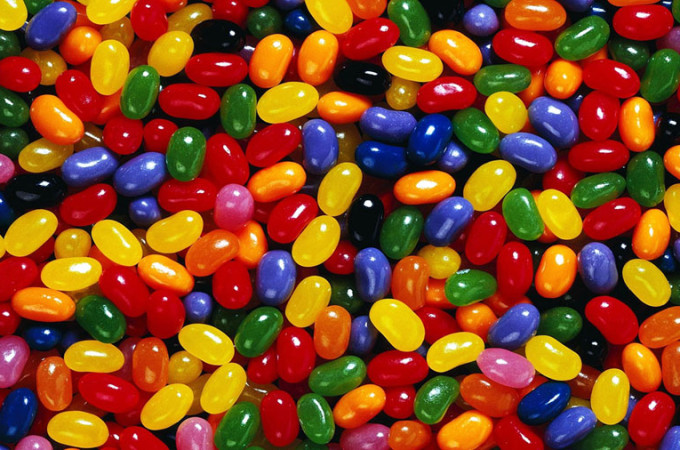
#> input picture 5.4/jelly_beans.png, 680 x 450 px, found by its file name
$ python swap.py
#> lines starting #> are read from the running program, lines starting #| are printed output that depends on the picture
from PIL import Image

image_jelly = Image.open("5.4/jelly_beans.png").load()

image_new = Image.open("5.4/jelly_beans.png")
#> image_new is the input picture: PIL image 680x450 RGB; mean R, G, B 133.4, 70.9, 31.9

width = image_new.width
#> width = 680
height = image_new.height
#> height = 450

def find_yellow(r,g,b):
    if r > 150 and r <= 255 and g > 150 and g <= 255 and b >= 0 and b < 100:
        return (255,255,255)
    else:
        return (r,g,b)

for i in range(width):
    for j in range(height):
        r = image_jelly[i,j][0]
        g = image_jelly[i,j][1]
        b = image_jelly[i,j][2]
        new_r, new_g, new_b = find_yellow(r,g,b)
        image_new.putpixel((i,j), (new_r, new_g, new_b))
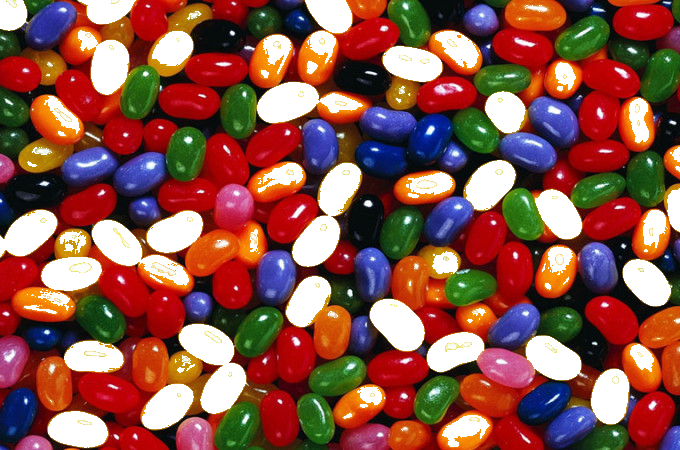
#> image_new: PIL image 680x450 RGB; mean R, G, B 137.5, 82.9, 72.6

image_new.save("5.4/yellowgone.png", "png")
